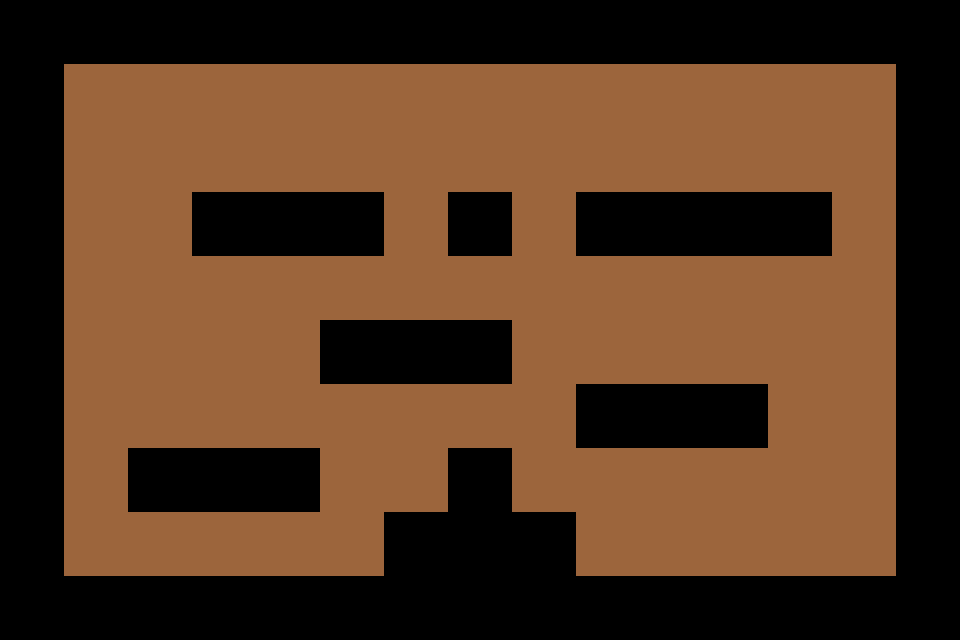

A 2D game scene composited from a Tiled map and its tileset images. What follows is a short description and the map's XML, with each tile layer's data collapsed to a summary:
An orthogonal 15x10 tile map with 64x64 px tiles, 2 tile layers (Tile Layer 1, Tile Layer 2).

<map version="1.0" orientation="orthogonal" renderorder="right-down" width="15" height="10" tilewidth="64" tileheight="64" nextobjectid="1">
 <tileset firstgid="1" name="tileset1" tilewidth="64" tileheight="64" tilecount="4" columns="2">
  <image source="tilesetTest.jpg" width="128" height="128" />
  <tile id="2">
   <properties>
    <property name="solid" value="true" />
   </properties>
  </tile>
 </tileset>
 <layer name="Tile Layer 1" width="15" height="10">
  <data>[150 cells, 150 non-empty, 1 distinct tile ids]</data>
 </layer>
 <layer name="Tile Layer 2" width="15" height="10">
  <data>[150 cells, 67 non-empty, 1 distinct tile ids]</data>
 </layer>
</map>
